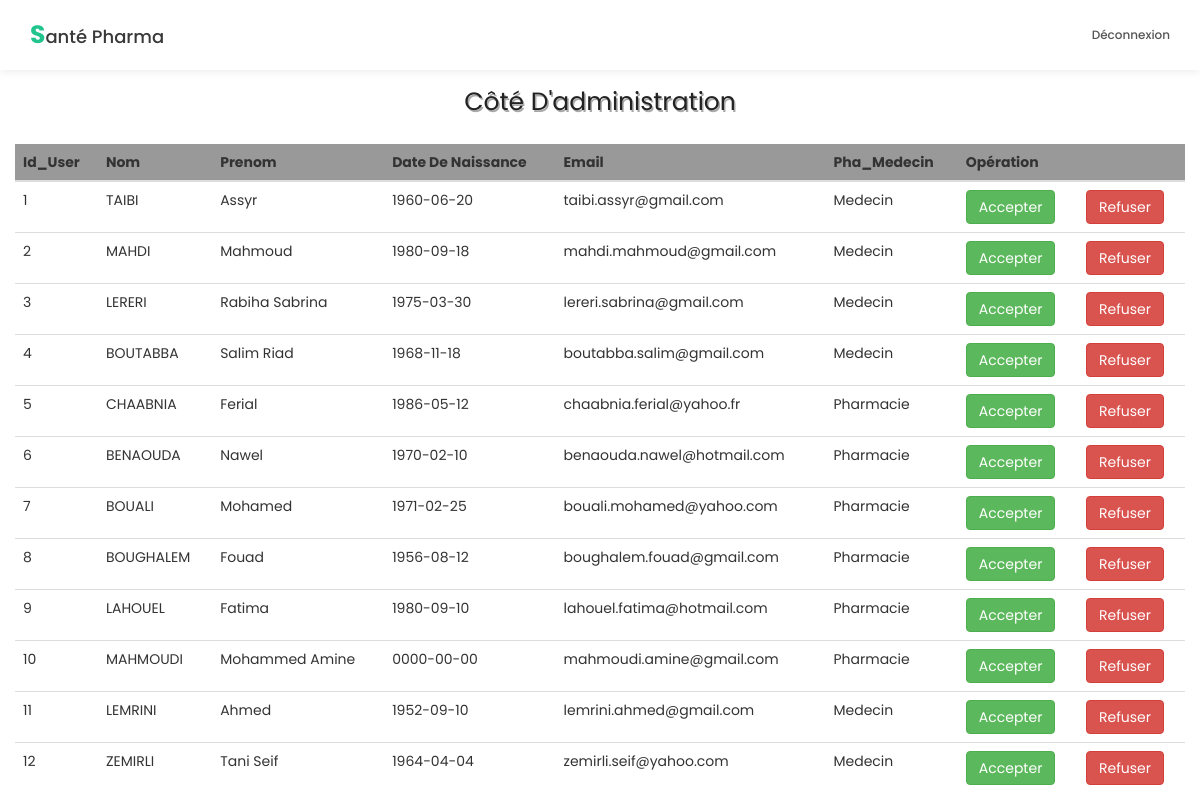
The app's page /adminPanel.php with its own data.
### tables this page shows
CREATE TABLE `user` (
  `id_U` int(3) NOT NULL,
  `Nom` varchar(20) NOT NULL,
  `prenom` varchar(20) NOT NULL,
  `date` date NOT NULL,
  `email` varchar(50) NOT NULL,
  `password` char(20) NOT NULL,
  `Sexe` varchar(20) NOT NULL,
  `addres` varchar(100) NOT NULL,
  `region` varchar(50) NOT NULL,
  `wilaya` varchar(50) NOT NULL,
  `choix` varchar(20) NOT NULL,
  `specialite` varchar(100) NOT NULL,
  `HOV` varchar(6) NOT NULL,
  `HOF` varchar(6) NOT NULL,
  `numAgre` varchar(20) NOT NULL,
  `numTel` varchar(20) NOT NULL,
  `dateInsec` timestamp NOT NULL DEFAULT current_timestamp(),
  `accept` int(11) NOT NULL
);

### adminPanel.php (the view, shortened to what this page needs)
<!DOCTYPE html>
<html lang="en">
<head>
     <link rel="stylesheet" href="css/bootstrap.min.css">
     <link rel="stylesheet" href="css/font-awesome.min.css">
     <link rel="stylesheet" href="css/animate.css">
     <link rel="stylesheet" href="css/owl.carousel.css">
     <link rel="stylesheet" href="css/owl.theme.default.min.css">
     <link rel="stylesheet" href="css/tooplate-style.css">
</head>
<body id="top" data-spy="scroll" data-target=".navbar-collapse" data-offset="50">
     <section class="navbar navbar-default navbar-static-top" role="navigation">
          <div class="container">
               <div class="navbar-header">
                    <a href="index.php" class="navbar-brand"><b>S</b>anté Pharma</a>
               </div>
               <div class="collapse navbar-collapse">
                    <ul class="nav navbar-nav navbar-right">
                         <li><a href="index.php" class="smoothScroll">Déconnexion</a></li>
                    </ul>
               </div>
          </div>
          </section>
          <div class="container">
            <div class="row">
              <div class="col-sm-12">
              <div class="tab_def">
              <p>
                    Côté D'administration
               </p>
             </div>
        </div>
               <table class="table table-hover table-dark" style="width:100%">
                    <thead style="background:#999">
                         <tr>
                         <th scope="col">Id_User</th>
                         <th scope="col">Nom</th>
                         <th scope="col">Prenom</th>
                         <th scope="col">Date De Naissance</th>
                         <th scope="col">Email</th>
                         <th scope="col">Pha_Medecin</th>
                         <th scope="col" colspan="2">Opération</th>
                         </tr>
                    </thead>
                    <tbody>
                     <?php
                         require_once('connexion3.php');
                         $query = "SELECT * FROM user WHERE accept = '0' ";
                         $stat = $conn->query($query);
                         $tab = $stat->fetchAll();
                         foreach($tab as $ligne)
                         {
                              echo "<tr><td>".$ligne ["id_U"]."</td><td>".$ligne ["Nom"]."</td><td>".$ligne ["prenom"]."</td><td>".$ligne ["date"]."</td><td>".$ligne ["email"]."</td><td>".$ligne ["choix"]."</td>
                              <td>
                                   <form  method='post' action='accept.php'>
                                        <input type='number' name='id_U' value=".$ligne ["id_U"]." hidden>
                                             <button type='submit' class='btn btn-success'>
                                                  Accepter
                                             </button>
                                   </form>
                              </td>
                              <td>
                                   <form  method='post' action='refus.php'>
                                        <input type='number' name='id_U' value=".$ligne ["id_U"]." hidden>
                                             <button type='submit' class='btn btn-danger'>
                                                  Refuser
                                             </button>
                                   </form>
                              </td></tr>";
                         }
                    ?>
                    </tbody>
                    </table>
              </div>
            </div>
</body>
</html>

### css/tooplate-style.css (style rules this page uses)
body { background: #ffffff; font-family: 'Poppins', sans-serif; overflow-x: hidden; }
p { color: #222222; font-size: 16px; font-weight: normal; line-height: 24px; }
b { font-size: 25px; font-weight: bold; color: #22c48e; }
html { -webkit-font-smoothing: antialiased; }
a { color: #252525; -webkit-transition: 0.5s; transition: 0.5s; text-decoration: none !important; }
.navbar-default { background: #ffffff; box-shadow: 0 2px 8px rgba(0,0,0,.075); border: none; margin-bottom: 0; padding: 10px; }
.navbar-default .navbar-brand { color: #393939; font-weight: 500; }
.navbar-default .navbar-brand b { color: #22c48e; }
.navbar-default .navbar-nav li a { color: #555555; font-size: 12px; font-weight: 500; padding-right: 20px; padding-left: 20px; -webkit-transition: all ease-in-out 0.4s; transition: all ease-in-out 0.4s; }
.table { width: 80%; margin: auto; }
.table thead { background-color: #22c48e; }
.tab_def p { text-align: center; font-size: 25px; padding: 20px; text-shadow: 1.5px 1.5px rgb(168, 168, 168); }
@media only screen and (max-width: 1200px) { .navbar-default .navbar-nav li a { padding-right: 15px; padding-left: 15px; } }

### records on screen
user: id_U "1", Nom "TAIBI", prenom "Assyr", date "1960-06-20", email "taibi.assyr@gmail.com", choix "Medecin"
user: id_U "2", Nom "MAHDI", prenom "Mahmoud", date "1980-09-18", email "mahdi.mahmoud@gmail.com", choix "Medecin"
user: id_U "3", Nom "LERERI", prenom "Rabiha Sabrina", date "1975-03-30", email "lereri.sabrina@gmail.com", choix "Medecin"
user: id_U "4", Nom "BOUTABBA", prenom "Salim Riad", date "1968-11-18", email "boutabba.salim@gmail.com", choix "Medecin"
user: id_U "5", Nom "CHAABNIA", prenom "Ferial", date "1986-05-12", email "chaabnia.ferial@yahoo.fr", choix "Pharmacie"
user: id_U "6", Nom "BENAOUDA", prenom "Nawel", date "1970-02-10", email "benaouda.nawel@hotmail.com", choix "Pharmacie"
user: id_U "7", Nom "BOUALI", prenom "Mohamed", date "1971-02-25", email "bouali.mohamed@yahoo.com", choix "Pharmacie"
user: id_U "8", Nom "BOUGHALEM", prenom "Fouad", date "1956-08-12", email "boughalem.fouad@gmail.com", choix "Pharmacie"
user: id_U "9", Nom "LAHOUEL", prenom "Fatima", date "1980-09-10", email "lahouel.fatima@hotmail.com", choix "Pharmacie"
user: id_U "10", Nom "MAHMOUDI", prenom "Mohammed Amine", date "0000-00-00", email "mahmoudi.amine@gmail.com", choix "Pharmacie"
user: id_U "11", Nom "LEMRINI", prenom "Ahmed", date "1952-09-10", email "lemrini.ahmed@gmail.com", choix "Medecin"
user: id_U "12", Nom "ZEMIRLI", prenom "Tani Seif", date "1964-04-04", email "zemirli.seif@yahoo.com", choix "Medecin"
